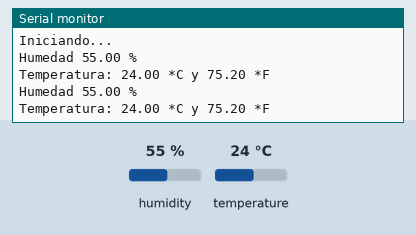
A sketch run on a simulated Arduino Uno, built with avr-gcc and run on an emulated ATmega328P. On the bench: the last lines printed to the serial monitor. The test bench sets the inputs (shaded band); at power-on: humidity 55 %, temperature 24 °C.

Above: at 4.8 s.
4.9 s: humidity set to 22 %
At 7.1 s:
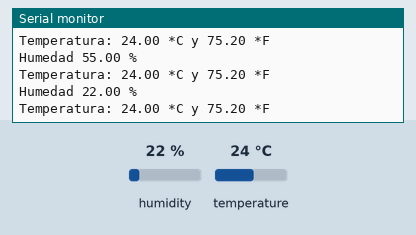
7.9 s: temperature set to 12 °C
At 9.6 s:
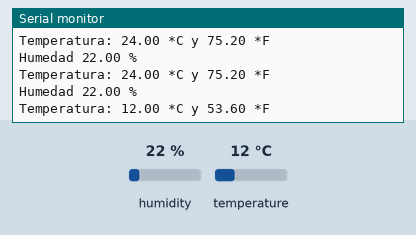
10.9 s: humidity set to 40 %
At 13.3 s:
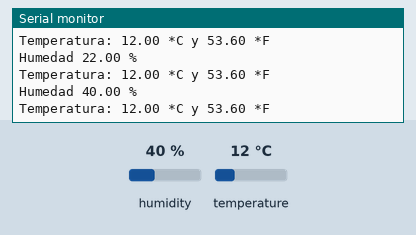
Timing chart, 0 to 14.8 s (numbered marks = the images above; inputs shaded):
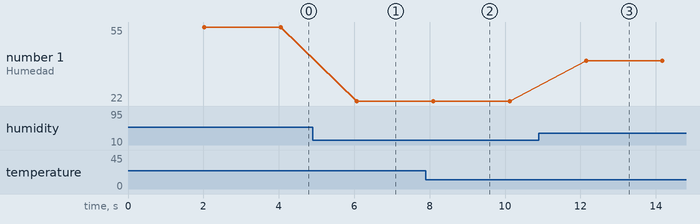

Measured:
- after the input at 4.9 s, the serial monitor: prints a new line after 1.2 s (image 1)
- after the input at 7.9 s, the serial monitor: prints a new line after 0.22 s (image 2)
- after the input at 10.9 s, the serial monitor: prints a new line after 1.2 s (image 3)
- plotted number 1: 55 → 22 after the input at 4.9 s, 22 → 40 after the input at 10.9 s

The sketch:

DHT11.ino
```cpp
#include "DHT.h"	//Librer?a del sensor

#define DHTPIN 9     	// Pin donde est? conectado el sensor
#define DHTTYPE DHT11   //Sensor de temperatura y humedad que se usar?

DHT dht(DHTPIN, DHTTYPE);

void setup() {
  Serial.begin(9600);
  Serial.println("Iniciando...");
  dht.begin();
}

void loop() {
  delay(2000);
  float h = dht.readHumidity(); //Leemos la Humedad
  float t = dht.readTemperature(); //Leemos la temperatura en grados Celsius
  float f = dht.readTemperature(true); //Leemos la temperatura en grados Fahrenheit
  //--------Enviamos las lecturas por el puerto serial-------------
  Serial.print("Humedad ");
  Serial.print(h);
  Serial.println(" %");
  Serial.print("Temperatura: ");
  Serial.print(t);
  Serial.print(" *C y ");
  Serial.print(f);
  Serial.println(" *F");
}
```
